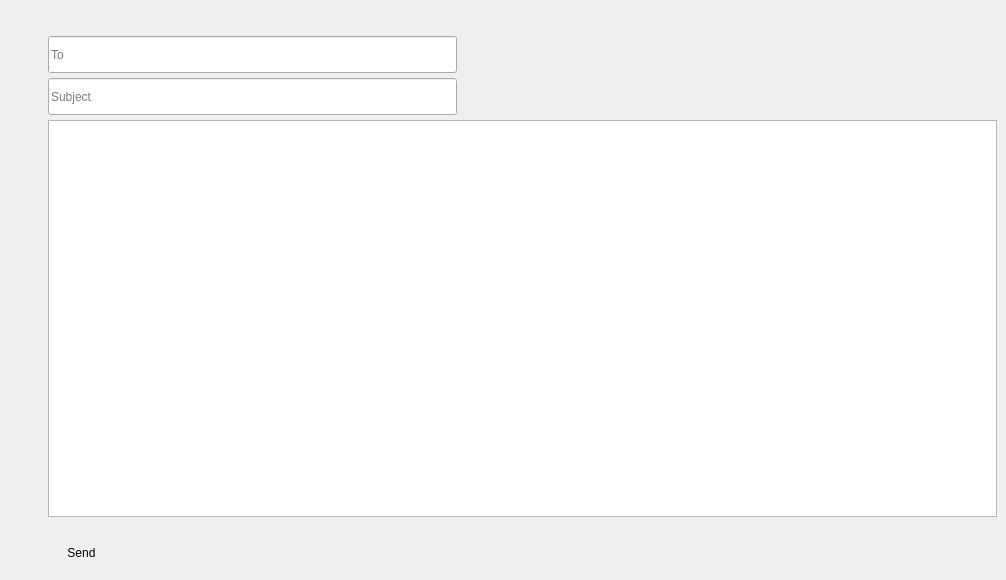
    <widget class="QWidget" name="page_2">
     <widget class="QLineEdit" name="toLineEdit">
      <property name="geometry">
       <rect>
        <x>48</x>
        <y>36</y>
        <width>409</width>
        <height>37</height>
       </rect>
      </property>
      <property name="styleSheet">
       <string notr="true">#toTextEdit {border: 1px solid &quot;#aaaaaa&quot;;}</string>
      </property>
      <property name="placeholderText">
       <string>To</string>
      </property>
     </widget>
     <widget class="QLineEdit" name="subjectLineEdit">
      <property name="geometry">
       <rect>
        <x>48</x>
        <y>78</y>
        <width>409</width>
        <height>37</height>
       </rect>
      </property>
      <property name="styleSheet">
       <string notr="true">#subjectTextEdit {border: 1px solid &quot;#aaaaaa&quot;;}</string>
      </property>
      <property name="placeholderText">
       <string>Subject</string>
      </property>
     </widget>
     <widget class="QTextEdit" name="messageTextEdit">
      <property name="geometry">
       <rect>
        <x>48</x>
        <y>120</y>
        <width>949</width>
        <height>397</height>
       </rect>
      </property>
      <property name="styleSheet">
       <string notr="true">#messageTextEdit {border: 1px solid &quot;#aaaaaa&quot;;}</string>
      </property>
     </widget>
     <widget class="QPushButton" name="chooseContactsBtn">
      <property name="geometry">
       <rect>
        <x>462</x>
        <y>36</y>
        <width>30</width>
        <height>30</height>
       </rect>
      </property>
      <property name="cursor">
       <cursorShape>PointingHandCursor</cursorShape>
      </property>
      <property name="styleSheet">
       <string notr="true">#chooseContactsBtn {background: transparent; border: none;}
#chooseContactsBtn:hover {background: &quot;#b3b3b3&quot;; border-radius: 15px;}</string>
      </property>
      <property name="text">
       <string/>
      </property>
      <property name="icon">
       <iconset resource="icons/icons.qrc">
        <normaloff>:/images/choose_contact_btn.png</normaloff>:/images/choose_contact_btn.png</iconset>
      </property>
      <property name="iconSize">
       <size>
        <width>32</width>
        <height>32</height>
       </size>
      </property>
     </widget>
     <widget class="QPushButton" name="sendMessageBtn">
      <property name="geometry">
       <rect>
        <x>48</x>
        <y>534</y>
        <width>67</width>
        <height>37</height>
       </rect>
      </property>
      <property name="styleSheet">
       <string notr="true">#sendMessageBtn {background: &quot;#d9d9d9&quot;; border: none; border-radius: 5px;}
#sendMessageBtn:hover {background: &quot;#cccccc&quot;;}
#sendMessageBtn:pressed {background: &quot;#b3b3b3&quot;; border-radius: 10px;}</string>
      </property>
      <property name="text">
       <string>Send</string>
      </property>
     </widget>
    </widget>
